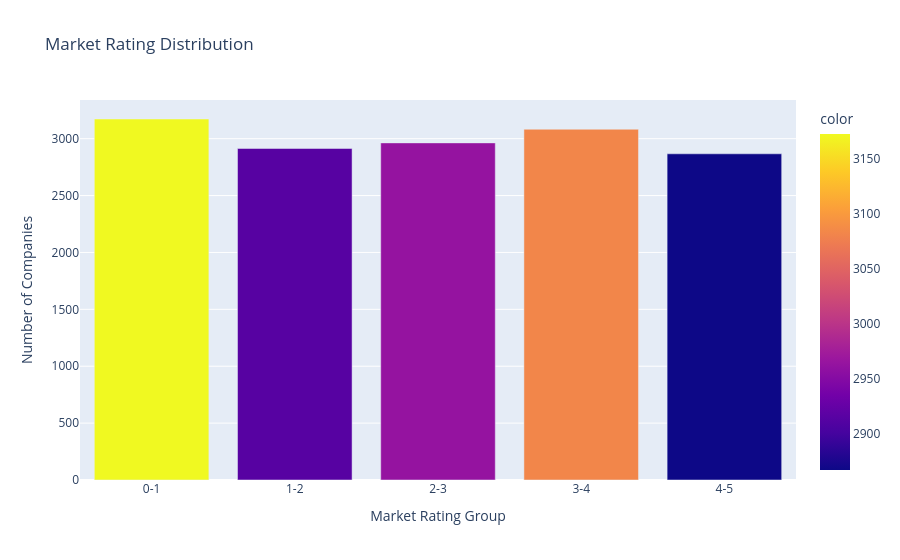

The notebook cell saved with this chart:
### Markdown cell above
### Market Rating Distribution

### Code cell
bins = [0, 1, 2, 3, 4, 5]

labels = ["0-1", "1-2", "2-3", "3-4", "4-5"]

df["rating_group"] = pd.cut(df["market_rating"], bins=bins, labels=labels, include_lowest=True)

rating_count = (df["rating_group"].value_counts().sort_index())

rating_count

fig = px.bar(x = rating_count.index, y = rating_count.values, color = rating_count.values, title = "Market Rating Distribution", labels = {"x": "Market Rating Group", "y": "Number of Companies"})

fig.show()

### Figure 1 — Plotly figure (JSON) as saved in the notebook; plotly's stock layout.template omitted (floating-point values rounded to 4 significant figures)
{"data": [{"hovertemplate": "Market Rating Group=%{x}<br>Number of Companies=%{y}<br>color=%{marker.color}<extra></extra>", "legendgroup": "", "marker": {"color": [3173, 2914, 2963, 3083, 2867], "coloraxis": "coloraxis", "pattern": {"shape": ""}}, "name": "", "orientation": "v", "showlegend": false, "textposition": "auto", "type": "bar", "x": ["0-1", "1-2", "2-3", "3-4", "4-5"], "xaxis": "x", "y": [3173, 2914, 2963, 3083, 2867], "yaxis": "y"}], "layout": {"barmode": "relative", "coloraxis": {"colorbar": {"title": {"text": "color"}}, "colorscale": [[0, "#0d0887"], [0.1111, "#46039f"], [0.2222, "#7201a8"], [0.3333, "#9c179e"], [0.4444, "#bd3786"], [0.5556, "#d8576b"], [0.6667, "#ed7953"], [0.7778, "#fb9f3a"], [0.8889, "#fdca26"], [1, "#f0f921"]]}, "legend": {"tracegroupgap": 0}, "title": {"text": "Market Rating Distribution"}, "xaxis": {"anchor": "y", "domain": [0, 1], "title": {"text": "Market Rating Group"}}, "yaxis": {"anchor": "x", "domain": [0, 1], "title": {"text": "Number of Companies"}}}}
